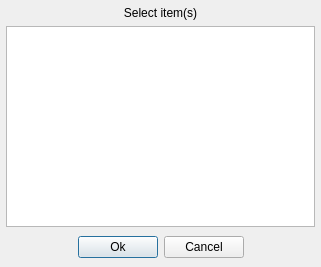
<?xml version="1.0" encoding="UTF-8"?>
<ui version="4.0">
 <author>R. Reucher</author>
 <class>ItemSelector</class>
 <widget class="QDialog" name="ItemSelector">
  <property name="geometry">
   <rect>
    <x>0</x>
    <y>0</y>
    <width>321</width>
    <height>267</height>
   </rect>
  </property>
  <property name="windowTitle">
   <string>Item selection</string>
  </property>
  <layout class="QGridLayout">
   <item row="0" column="0" colspan="4">
    <widget class="QLabel" name="labelMessage">
     <property name="text">
      <string>Select item(s)</string>
     </property>
     <property name="alignment">
      <set>Qt::AlignCenter</set>
     </property>
    </widget>
   </item>
   <item row="1" column="0" colspan="4">
    <widget class="QListWidget" name="listWidgetItems">
     <property name="selectionMode">
      <enum>QAbstractItemView::ExtendedSelection</enum>
     </property>
    </widget>
   </item>
   <item row="2" column="0">
    <spacer>
     <property name="orientation">
      <enum>Qt::Horizontal</enum>
     </property>
     <property name="sizeHint" stdset="0">
      <size>
       <width>61</width>
       <height>28</height>
      </size>
     </property>
    </spacer>
   </item>
   <item row="2" column="1">
    <widget class="QPushButton" name="pushButtonOk">
     <property name="focusPolicy">
      <enum>Qt::ClickFocus</enum>
     </property>
     <property name="toolTip">
      <string>Confirm selection</string>
     </property>
     <property name="text">
      <string>Ok</string>
     </property>
    </widget>
   </item>
   <item row="2" column="2">
    <widget class="QPushButton" name="pushButtonCancel">
     <property name="focusPolicy">
      <enum>Qt::ClickFocus</enum>
     </property>
     <property name="toolTip">
      <string>Cancel</string>
     </property>
     <property name="text">
      <string>Cancel</string>
     </property>
    </widget>
   </item>
   <item row="2" column="3">
    <spacer>
     <property name="orientation">
      <enum>Qt::Horizontal</enum>
     </property>
     <property name="sizeHint" stdset="0">
      <size>
       <width>62</width>
       <height>28</height>
      </size>
     </property>
    </spacer>
   </item>
  </layout>
 </widget>
 <layoutdefault spacing="6" margin="6"/>
 <tabstops>
  <tabstop>listWidgetItems</tabstop>
  <tabstop>pushButtonOk</tabstop>
  <tabstop>pushButtonCancel</tabstop>
 </tabstops>
 <resources>
  <include location="../qmc2.qrc"/>
 </resources>
 <connections>
  <connection>
   <sender>pushButtonOk</sender>
   <signal>clicked()</signal>
   <receiver>ItemSelector</receiver>
   <slot>accept()</slot>
   <hints>
    <hint type="sourcelabel">
     <x>169</x>
     <y>269</y>
    </hint>
    <hint type="destinationlabel">
     <x>153</x>
     <y>3</y>
    </hint>
   </hints>
  </connection>
  <connection>
   <sender>pushButtonCancel</sender>
   <signal>clicked()</signal>
   <receiver>ItemSelector</receiver>
   <slot>reject()</slot>
   <hints>
    <hint type="sourcelabel">
     <x>254</x>
     <y>269</y>
    </hint>
    <hint type="destinationlabel">
     <x>285</x>
     <y>204</y>
    </hint>
   </hints>
  </connection>
  <connection>
   <sender>listWidgetItems</sender>
   <signal>doubleClicked(QModelIndex)</signal>
   <receiver>pushButtonOk</receiver>
   <slot>animateClick()</slot>
   <hints>
    <hint type="sourcelabel">
     <x>120</x>
     <y>112</y>
    </hint>
    <hint type="destinationlabel">
     <x>130</x>
     <y>250</y>
    </hint>
   </hints>
  </connection>
 </connections>
</ui>
